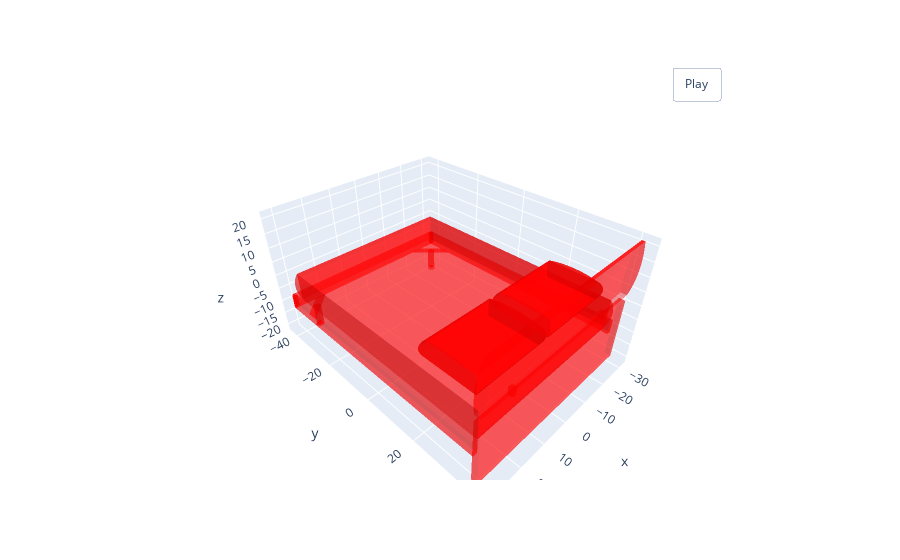

Notebook code for this chart:
### Code cell
visualize_rotate([go.Mesh3d(x=x, y=y, z=z, color='red', opacity=0.40, i=i,j=j,k=k)]).show()

### Figure 1 — Plotly figure (JSON) as saved in the notebook; plotly's stock layout.template omitted (floating-point values rounded to 4 significant figures; data arrays with more than 128 entries replaced by an {"elided": "..."} marker saying what was removed)
{"data": [{"color": "red", "i": {"elided": "1807 int values"}, "j": {"elided": "1807 int values"}, "k": {"elided": "1807 int values"}, "opacity": 0.4, "type": "mesh3d", "x": {"elided": "2095 float values"}, "y": {"elided": "2095 float values"}, "z": {"elided": "2095 float values"}}], "layout": {"updatemenus": [{"buttons": [{"args": [null, {"frame": {"duration": 50, "redraw": true}, "fromcurrent": true, "mode": "immediate", "transition": {"duration": 0}}], "label": "Play", "method": "animate"}], "pad": {"r": 10, "t": 45}, "showactive": false, "type": "buttons", "x": 0.8, "xanchor": "left", "y": 1, "yanchor": "bottom"}]}}
